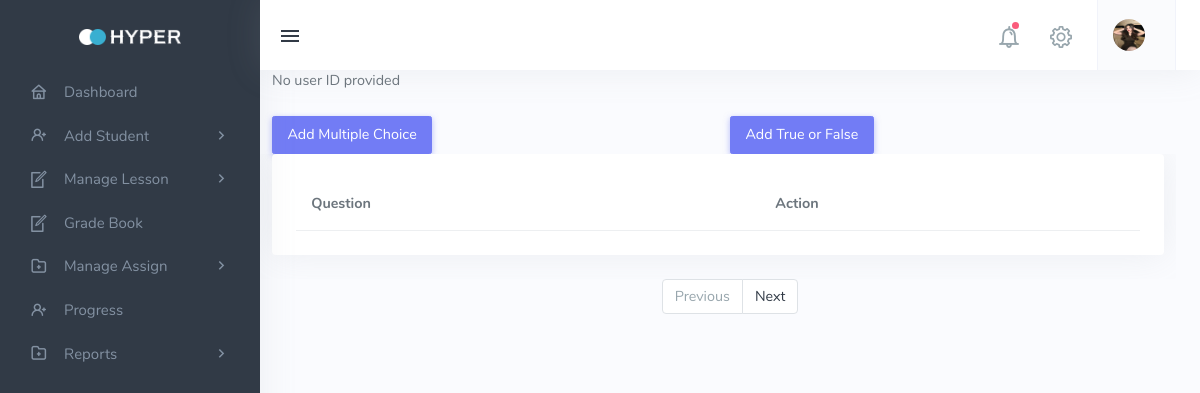
/Teacher_Manage_Quiz.php?quiz_options_id=7, run on an earlier commit of the app's database.
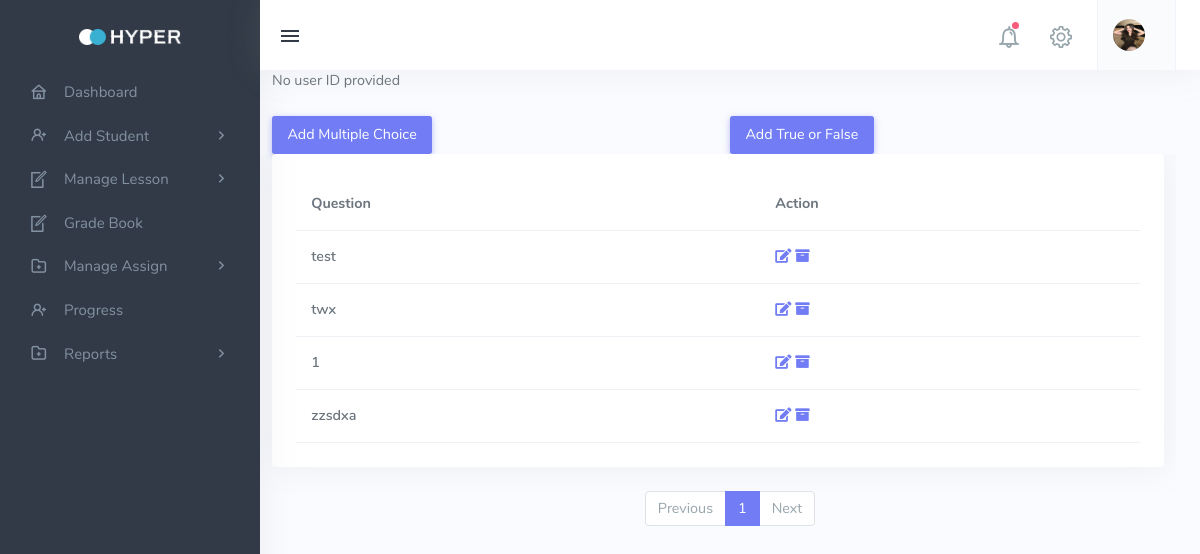
And on a later commit of the database.
### tables this page shows
CREATE TABLE `tbl_quiz_question` (
  `question_id` int(11) NOT NULL,
  `quiz_options_id` int(11) NOT NULL,
  `question` varchar(244) NOT NULL
);

### Teacher_Manage_Quiz.php (the view, shortened to what the changed rows need)
<!DOCTYPE html>
<html lang="en">
<head>
    <?php include('teacher_header.php') ?>
</head>
<body <?php include('dataconfig.php') ?>>
    <div class="wrapper">
        <div class="leftside-menu">
            <a href="index.html" class="logo text-center logo-light">
                <span class="logo-lg">
                    <img src="assets/images/logo.png" alt="" height="16">
                </span>
            </a>
        </div>
        <div class="content-page">
            <div class="content">
                <div class="row">
                                        <?php
                                        include 'dbcon.php';
                                        ?>
                    <div class="row">
    <div class="table-responsive mx-auto" style="max-width: 500dp;">
        <div class="card">
            <div class="card-body">
                <table class="table table-hover table-centered table-nowrap mb-0 ">
                    <thead>
                        <tr>
                            <th>Question</th>
                            <th>Action</th>
                        </tr>
                    </thead>
                    <tbody>
                        <?php
                        if (isset($_GET['quiz_options_id'])) {
                            $quiz_options_id = $_GET['quiz_options_id'];
                            $currentPage = isset($_GET['page']) ? $_GET['page'] : 1;
                            $rowsPerPage = 9;
                            $offset = ($currentPage - 1) * $rowsPerPage;
                            $sql = "SELECT tbl_quiz_question.question, tbl_quiz_options.quiz_options_id
                                    FROM tbl_quiz_question
                                    JOIN tbl_quiz_options ON tbl_quiz_question.quiz_options_id = tbl_quiz_options.quiz_options_id
                                    WHERE tbl_quiz_options.quiz_options_id = '$quiz_options_id'
                                    LIMIT $offset, $rowsPerPage";
                            $result = mysqli_query($conn, $sql);
                            if ($result && mysqli_num_rows($result) > 0) {
                                while ($row = mysqli_fetch_assoc($result)) {
                                    ?>
                                    <tr>
                                        <td>
                                            <span class="fw-semibold">
                                                <?php echo $row['question']; ?>
                                            </span>
                                        </td>
                                        <td>
                                                <a href="#" class="edit-icon"><i class="fas fa-edit"></i></a>
                                                <a href="#" class="archive-icon"><i class="fas fa-archive"></i></a>
                                        </td>
                                    </tr>
                                    <?php
                                }
                            }
                        }
                        ?>
                    </tbody>
                </table>
            </div>
        </div>
    </div>
</div>
                <nav aria-label="Page navigation example">
                    <ul class="pagination justify-content-center">
                        <?php
                        $sqlCount = "SELECT COUNT(*) as total FROM tbl_quiz_question
                                    JOIN tbl_quiz_options ON tbl_quiz_question.quiz_options_id = tbl_quiz_options.quiz_options_id
                                    WHERE tbl_quiz_options.quiz_options_id = '$quiz_options_id'";
                        $countResult = mysqli_query($conn, $sqlCount);
                        $totalRecords = mysqli_fetch_assoc($countResult)['total'];
                        $totalPages = ceil($totalRecords / $rowsPerPage);
                        for ($i = 1; $i <= $totalPages; $i++) {
                            echo "<li class='page-item " . (($currentPage == $i) ? 'active' : '') . "'>";
                            echo "<a class='page-link' href='Teacher_Manage_Quiz.php?quiz_options_id=$quiz_options_id&page=$i'>$i</a>";
                            echo "</li>";
                        }
                        ?>
                        <li class="page-item <?php echo ($currentPage == $totalPages) ? 'disabled' : ''; ?>">
                            <a class="page-link" href="<?php echo ($currentPage < $totalPages) ? "Teacher_Manage_Quiz.php?quiz_options_id=$quiz_options_id&page=" . ($currentPage + 1) : '#'; ?>">
                                Next
                            </a>
                        </li>
                    </ul>
                </nav>
            </div>
        </div>
    </div>
</body>
</html>

What changed in the data, as far as the page shows it:
added tbl_quiz_question: question "test"
added tbl_quiz_question: question "twx"
added tbl_quiz_question: question "1"
added tbl_quiz_question: question "zzsdxa"
Also different on the page:
new list line: "1"
